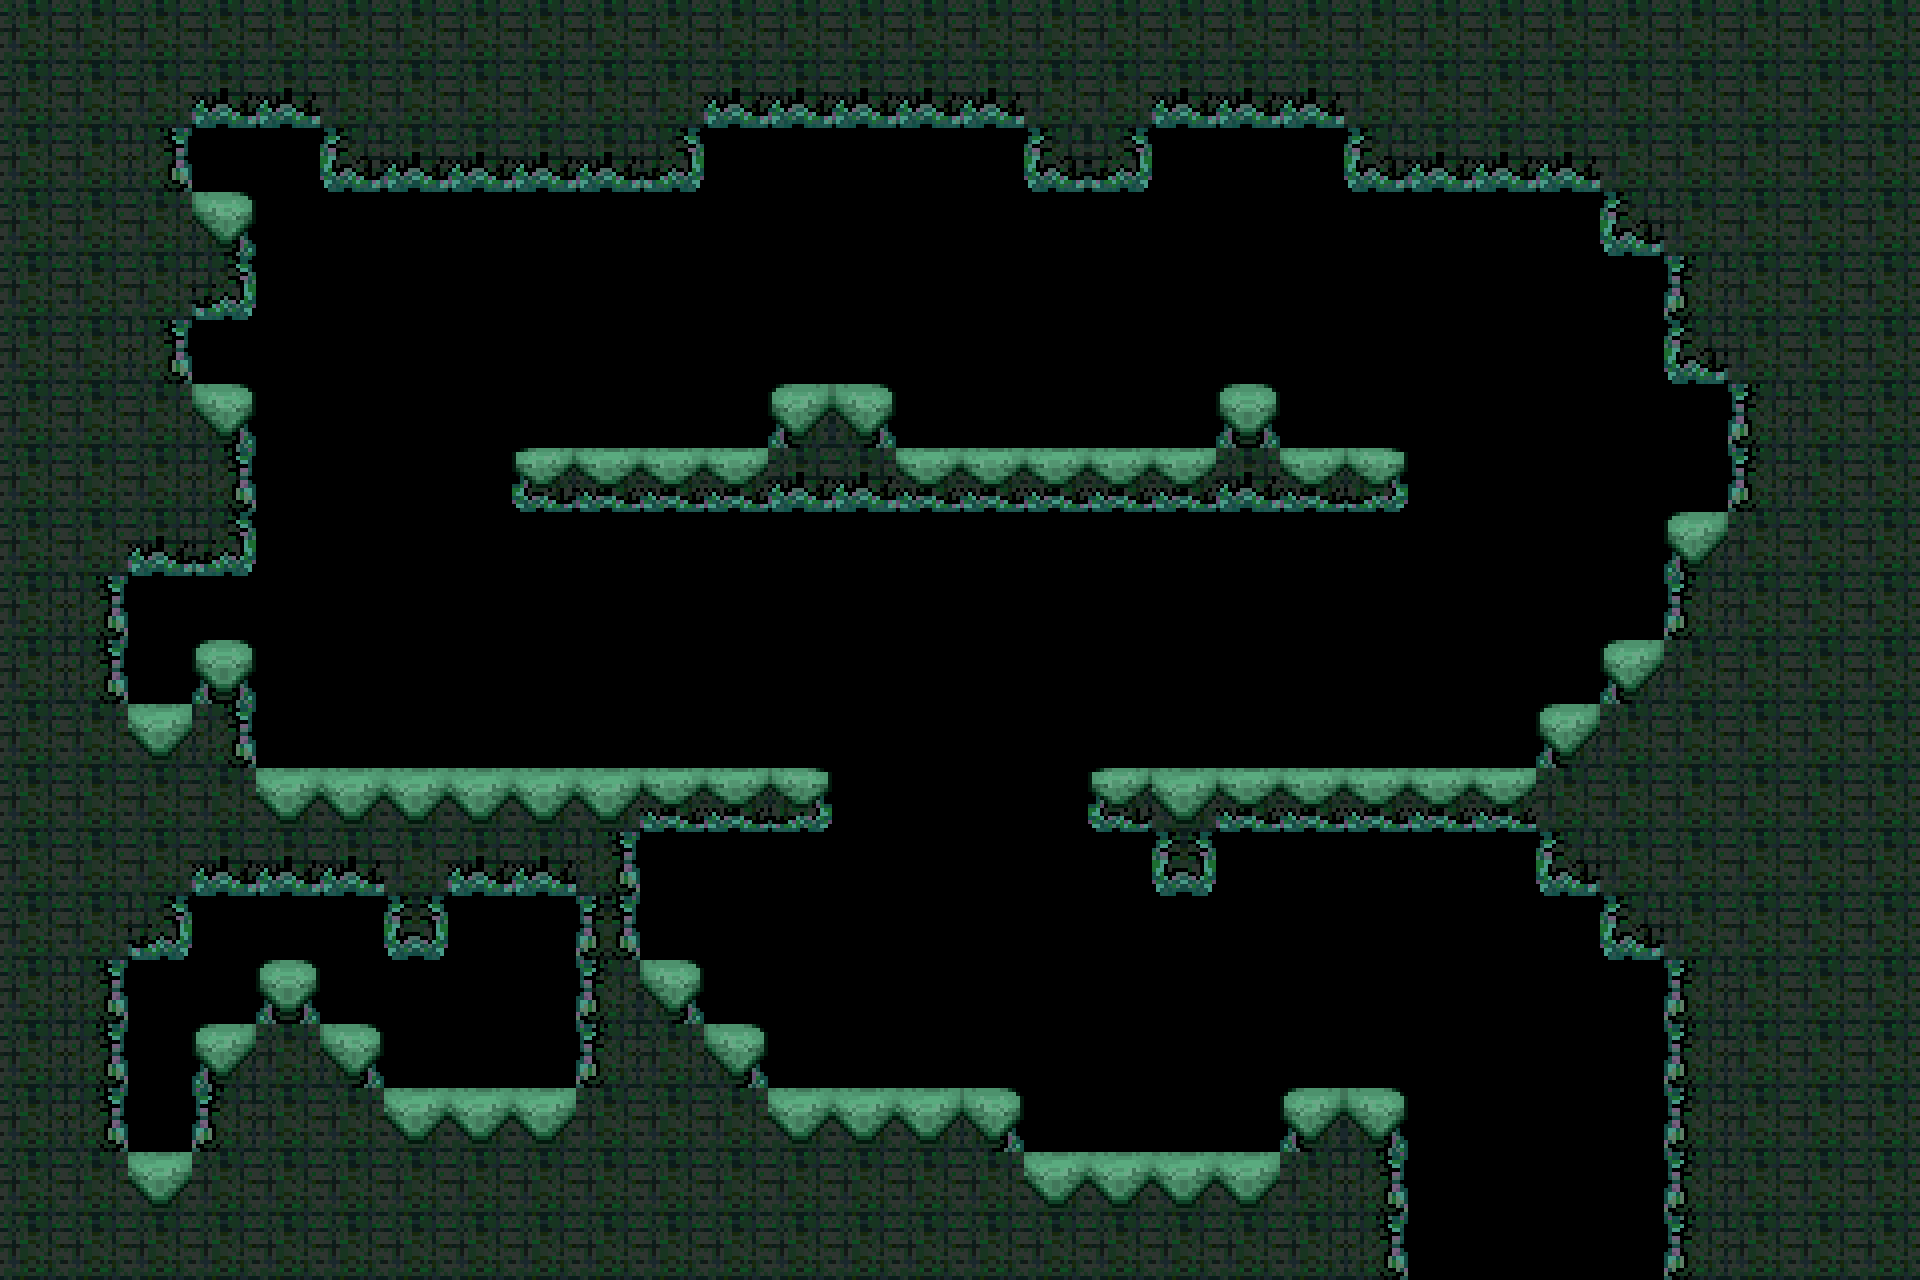

Below is a game level as drawn by its tile map, then a one-line description and the .tmx file that defines it, in full:
An orthogonal 30x20 tile map with 64x64 px tiles, 1 tile layer (tiles) and 4 objects (S, player).

<map version="1.5" tiledversion="1.5.0" orientation="orthogonal" renderorder="right-down" width="30" height="20" tilewidth="64" tileheight="64" infinite="0" nextlayerid="5" nextobjectid="6">
 <tileset firstgid="1" source="../level0.tsx" />
 <layer id="1" name="tiles" width="30" height="20">
  <data encoding="csv">
6,6,6,6,6,6,6,6,6,6,6,6,6,6,6,6,6,6,6,6,6,6,6,6,6,6,6,6,6,6,
6,6,6,10,10,6,6,6,6,6,6,10,10,10,10,10,6,6,10,10,10,6,6,6,6,6,6,6,6,6,
6,6,7,0,0,9,10,10,10,10,11,0,0,0,0,0,9,11,0,0,0,9,10,10,10,6,6,6,6,6,
6,6,6,3,0,0,0,0,0,0,0,0,0,0,0,0,0,0,0,0,0,0,0,0,0,9,6,6,6,6,
6,6,6,11,0,0,0,0,0,0,0,0,0,0,0,0,0,0,0,0,0,0,0,0,0,0,5,6,6,6,
6,6,7,0,0,0,0,0,0,0,0,0,0,0,0,0,0,0,0,0,0,0,0,0,0,0,9,6,6,6,
6,6,6,3,0,0,0,0,0,0,0,0,1,3,0,0,0,0,0,4,0,0,0,0,0,0,0,5,6,6,
6,6,6,7,0,0,0,0,13,14,14,14,10,10,14,14,14,14,14,10,14,15,0,0,0,0,0,5,6,6,
6,6,10,11,0,0,0,0,0,0,0,0,0,0,0,0,0,0,0,0,0,0,0,0,0,0,1,6,6,6,
6,7,0,0,0,0,0,0,0,0,0,0,0,0,0,0,0,0,0,0,0,0,0,0,0,0,5,6,6,6,
6,7,0,4,0,0,0,0,0,0,0,0,0,0,0,0,0,0,0,0,0,0,0,0,0,1,6,6,6,6,
6,6,2,7,0,0,0,0,0,0,0,0,0,0,0,0,0,0,0,0,0,0,0,0,1,6,6,6,6,6,
6,6,6,6,2,2,2,2,2,2,14,14,15,0,0,0,0,13,2,14,14,14,14,14,6,6,6,6,6,6,
6,6,6,10,10,10,6,10,10,7,0,0,0,0,0,0,0,0,12,0,0,0,0,0,9,6,6,6,6,6,
6,6,11,0,0,0,12,0,0,8,0,0,0,0,0,0,0,0,0,0,0,0,0,0,0,9,6,6,6,6,
6,7,0,0,4,0,0,0,0,5,3,0,0,0,0,0,0,0,0,0,0,0,0,0,0,0,5,6,6,6,
6,7,0,1,6,3,0,0,0,5,6,3,0,0,0,0,0,0,0,0,0,0,0,0,0,0,5,6,6,6,
6,7,0,5,6,6,2,2,2,6,6,6,2,2,2,3,0,0,0,0,1,3,0,0,0,0,5,6,6,6,
6,6,2,6,6,6,6,6,6,6,6,6,6,6,6,6,2,2,2,2,6,7,0,0,0,0,5,6,6,6,
6,6,6,6,6,6,6,6,6,6,6,6,6,6,6,6,6,6,6,6,6,7,0,0,0,0,5,6,6,6
</data>
 </layer>
 <objectgroup id="3" name="conx">
  <object id="5" name="S" x="1435.9" y="1092.58" width="202.969" height="51.8219" />
 </objectgroup>
 <objectgroup id="4" name="spawns">
  <object id="4" name="player" x="1024" y="384">
   <point />
  </object>
 </objectgroup>
 <objectgroup id="2" name="collision">
  <object id="1" x="0" y="0">
   <polygon points="0,0 1920,0 1920,1280 1664,1280 1664,960 1600,960 1600,896 1536,896 1536,832 1216,832 1216,896 1152,896 1152,832 1088,832 1088,768 1536,768 1536,704 1600,704 1600,640 1664,640 1664,512 1728,512 1728,384 1664,384 1664,256 1600,256 1600,192 1344,192 1344,128 1152,128 1152,192 1024,192 1024,128 704,128 704,192 320,192 320,128 192,128 192,192 256,192 256,320 192,320 192,384 256,384 256,576 128,576 128,704 192,704 192,640 256,640 256,768 832,768 832,832 640,832 640,960 704,960 704,1024 768,1024 768,1088 1024,1088 1024,1152 1280,1152 1280,1088 1408,1088 1408,1280 0,1280" />
  </object>
  <object id="2" x="512" y="448">
   <polygon points="0,0 256,0 256,-64 384,-64 384,0 704,0 704,-64 768,-64 768,0 896,0 896,64 0,64" />
  </object>
 </objectgroup>
</map>
